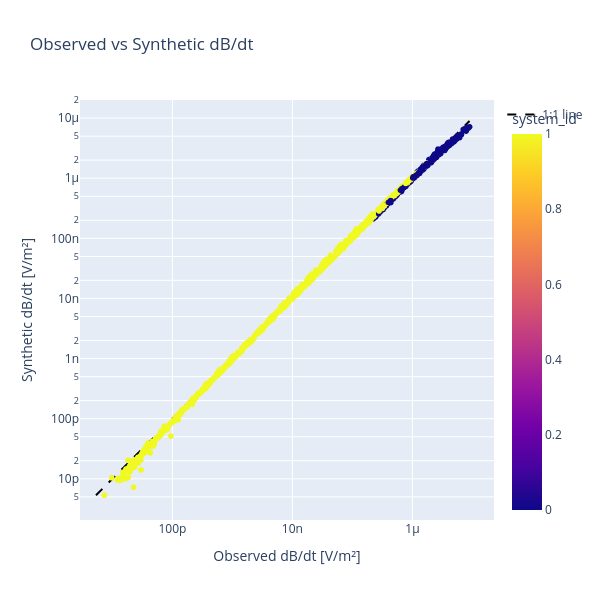

The notebook cell saved with this chart:
### Code cell
import plotly.express as px
import plotly.graph_objects as go

# Create scatter plot
fig = px.scatter(
    df_res,
    x='dbdt',
    y='dbdt_syn',
    color='system_id',  # Color by system type
    hover_data=['site_id', 'gate_id', 'time'],  # Additional info on hover
    title='Observed vs Synthetic dB/dt',
    labels={
        'dbdt': 'Observed dB/dt [V/m²]',
        'dbdt_syn': 'Synthetic dB/dt [V/m²]'
    }
)

# Add 1:1 line for reference
min_val = min(df_res['dbdt'].min(), df_res['dbdt_syn'].min())
max_val = max(df_res['dbdt'].max(), df_res['dbdt_syn'].max())

fig.add_trace(
    go.Scatter(
        x=[min_val, max_val],
        y=[min_val, max_val],
        mode='lines',
        name='1:1 line',
        line=dict(color='black', dash='dash')
    )
)

# Set log scale for both axes
fig.update_layout(
    xaxis_type="log",
    yaxis_type="log",
    width=600,
    height=600
)

fig.show()

### Figure 1 — Plotly figure (JSON) as saved in the notebook; plotly's stock layout.template omitted (floating-point values rounded to 4 significant figures; data arrays with more than 128 entries replaced by an {"elided": "..."} marker saying what was removed)
{"data": [{"customdata": {"elided": "1428x3 float values"}, "hovertemplate": "Observed dB/dt [V/m²]=%{x}<br>Synthetic dB/dt [V/m²]=%{y}<br>site_id=%{customdata[0]}<br>gate_id=%{customdata[1]}<br>time=%{customdata[2]}<br>system_id=%{marker.color}<extra></extra>", "legendgroup": "", "marker": {"color": {"elided": "1428 int values"}, "coloraxis": "coloraxis", "symbol": "circle"}, "mode": "markers", "name": "", "showlegend": false, "type": "scattergl", "x": {"elided": "1428 float values"}, "xaxis": "x", "y": {"elided": "1428 float values"}, "yaxis": "y"}, {"line": {"color": "black", "dash": "dash"}, "mode": "lines", "name": "1:1 line", "type": "scatter", "x": [5.325e-12, 8.953e-06], "y": [5.325e-12, 8.953e-06]}], "layout": {"coloraxis": {"colorbar": {"title": {"text": "system_id"}}, "colorscale": [[0, "#0d0887"], [0.1111, "#46039f"], [0.2222, "#7201a8"], [0.3333, "#9c179e"], [0.4444, "#bd3786"], [0.5556, "#d8576b"], [0.6667, "#ed7953"], [0.7778, "#fb9f3a"], [0.8889, "#fdca26"], [1, "#f0f921"]]}, "height": 600, "legend": {"tracegroupgap": 0}, "title": {"text": "Observed vs Synthetic dB/dt"}, "width": 600, "xaxis": {"anchor": "y", "domain": [0, 1], "title": {"text": "Observed dB/dt [V/m²]"}, "type": "log"}, "yaxis": {"anchor": "x", "domain": [0, 1], "title": {"text": "Synthetic dB/dt [V/m²]"}, "type": "log"}}}
